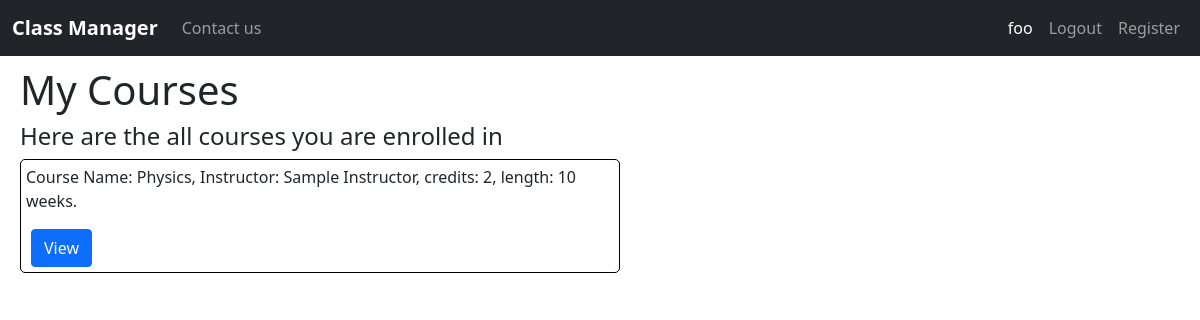
Screenshot of /view_joined_courses (signed in) with the database file from the repository.
### classmanager/models.py (models this page shows, shortened)
class User(AbstractUser):
    is_student = models.BooleanField(default=False)
    is_instructor = models.BooleanField(default=False)
    def get_name(self):
        return f"{self.first_name} {self.last_name}"

class Course(models.Model):
    instructor = models.ForeignKey(Instructor, on_delete=models.CASCADE)
    name = models.CharField(max_length=255, blank=False, default=None)
    is_active = models.BooleanField(default=True)
    date_created = models.DateTimeField(auto_now_add=True)
    DEPARTMENTS = [
        ("Math", "Math"), ("English", "English"),
        ("Science", "Science"), ("Technology", "Technology"),
        ("Law", "Law"), ("Art", "Art"),
        ("Business", "Business"), ("Health", "Health")
    ]
    department = models.CharField(max_length=20, choices=DEPARTMENTS, default="Other")
    description = models.TextField(max_length=1000, default=None, blank=True)
    credits = models.PositiveIntegerField(default=2)
    length = models.PositiveIntegerField(default=10)
    def __str__(self):
        return f"Course Name: {self.name}, Instructor: {self.instructor.get_name()}, credits: {self.credits}," \
               f" length: {self.length} weeks."

class Instructor(models.Model):
    user = models.OneToOneField(User, primary_key=True, on_delete=models.CASCADE)
    date_of_birth = models.DateField(default=date.today)
    DEPARTMENTS = [
        ("Math", "Math"), ("English", "English"),
        ("Science", "Science"), ("Technology", "Technology"),
        ("Law", "Law"), ("Art", "Art"),
        ("Business", "Business"), ("Health", "Health")
    ]
    department = models.CharField(max_length=20, choices=DEPARTMENTS, default="Other")
    def get_name(self):
        return self.user.get_name()

### classmanager/views.py (the view)
# urls.py: path("view_joined_courses", views.view_joined_courses, name="view-joined-courses"),
@login_required
def view_joined_courses(request):
    if request.user.is_student:
        student = Student.objects.get(pk=request.user)
        course_keys = Enrollment.objects.filter(student=student)
        courses = []
        for key in course_keys:
            courses.append(Course.objects.get(pk=key.course.id))
        return render(request, "classmanager/joined_courses.html", {
            "courses": courses
        })
    else:
        return HttpResponseRedirect(reverse("index"))

### classmanager/templates/classmanager/joined_courses.html
{% extends "classmanager/layout.html" %}
{% block body %}
<h1>My Courses</h1>
{% if courses|length > 0 %}
<h4>Here are the all courses you are enrolled in</h4>
{% endif %}
{% for course in courses %}
<div class="course-listing">
  <p>{{course}}</p>
  <form class="button-form" action="{% url 'view-course' course_id=course.id %}" method="GET">
    <input class="btn btn-primary" type="submit" value="View" />
  </form>
{% empty %}
<p>You have not joined any class yet.</p>
</div>
{% endfor %}
{% endblock body %}

### classmanager/templates/classmanager/layout.html (shortened to what this page needs)
{% load static %}
<!DOCTYPE html>
<html lang="en">
<head>
    <link rel="stylesheet" href="{% static 'classmanager/styles.css' %}">
    <link href="https://cdn.jsdelivr.net/npm/bootstrap@5.0.2/dist/css/bootstrap.min.css" rel="stylesheet"
>
</head>
<body>
    <nav class="navbar navbar-expand-lg navbar-dark bg-dark">
        <div class="container-fluid">
            <a class="navbar-brand" href="{% url 'index' %}"><b>Class Manager</b></a>
            <div class="collapse navbar-collapse justify-content-between" id="navbarNavAltMarkup">
                <div class="navbar-nav">
                    <a class="nav-link" href="{% url 'contact_us' %}">Contact us</a>
                </div>
            </div>
            <div class="collapse navbar-collapse justify-content-end" id="navbarNavAltMarkup">
                <div class="navbar-nav">
                    {% if user.is_authenticated %}
                    <a class="nav-link active" aria-current="page" href="{% url 'index' %}">{{user.username}}</a>
                    <a class="nav-link" href="{% url 'logout' %}">Logout</a>
                    {% else %}
                    <a class="nav-link" href="{% url 'login' %}">Login</a>
                    {% endif %}
                    {% block right-nav %}
                    <a class="nav-link" href="{% url 'register' %}">Register</a>
                    {% endblock right-nav %}
                </div>
            </div>
        </div>
    </nav>
    <div class="main-container">
        {% block body%}
        {% endblock body%}
    </div>
</body>
</html>

### classmanager/static/classmanager/styles.css (style rules this page uses)
.main-container { margin: 10px 20px 10px 20px; }
.course-listing { border-radius: 5px; border: 1px solid black; padding: 5px; max-width: 600px; }
form { max-width: 600px; }
.button-form { margin: auto; padding: 5px; display: inline; }

### rows the page displays
User: username "foo"
Course: name+instructor+credits "Course Name: Physics, Instructor: Sample Instructor, credits: 2, length: 10 weeks."
